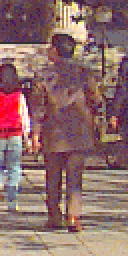
#> input picture per00110.ppm, 64 x 128 px (shown 2 times larger)
$ python main.py   (older library calls are emulated)
#> lines starting #> are read from the running program, lines starting #| are printed output that depends on the picture
### Hog.py
import numpy as np
import matplotlib.pyplot as plt
from scipy import ndimage
from scipy import misc
from skimage.util import view_as_windows
from Block import Block
from Histogram import Histogram
from Cell import Cell
from HistogramPlotter import HistogramPlotter


class Hog:
    """A container object to manage the HOG algorithm.

    Attributes:
        _inputImage (numpy.ndarray): The raw unprocessed input image.
        grad
        mag
        gradBlock
        magBlock
    """

    def __init__(self, filename, blockSizeX, blockSizeY, overlap, cellSizeX, cellSizeY, oBins):
        """Constructor from an input image.

        Args:
            filename: Filename of input image e.g. 'test.png'.
                It can also takes a numpy array
            blockSizeX: The number of cells on the x axis of the Blocks. The
                size in pixels is blockSizeX*cellSizeX
            blockSizeY: The number of cells on the y axis of the Blocks. The
                size in pixels is blockSizeY*cellSizeY
            overlap: Fraction of overlap between Blocks.
            cellSizeX: The number of pixels on the x axis of the Cells within
                this Block.
            cellSizeY: The number of pixels on the y axis of the Cells within
                this Block.
            oBins: Number of orientation bins

        """
        if type(filename) == str:
            # load the image
            self._inputImage = misc.imread(filename)
        elif type(filename) == np.ndarray:
            self._inputImage = filename
        else:
            raise TypeError("That is not a valid input")

        # plt.imshow(self._inputImage, cmap=plt.cm.gray, interpolation="nearest")
        # plt.show()

        # Calculate gradient and magnitude arrays and then create Blocks for each of them
        gx, gy = self._create_gradient_images(self._inputImage)

        # Create block objects for each the magnitude and gradient images.
        self.gradBlock = Block(self.grad, blockSizeX, blockSizeY, overlap, cellSizeX, cellSizeY)
        self.magBlock = Block(self.mag, blockSizeX, blockSizeY, overlap, cellSizeX, cellSizeY)

        # Create histogram object - which takes the gradient Block object and the
        # magnitude Block object
        self.histogram = Histogram(self.gradBlock, self.magBlock, oBins)

        self.output = self.histogram.histArray

        # Draw an output
        self.histogramPlotter = HistogramPlotter(self._inputImage, self.output)
        self.histogramPlotter.plot()


    def _create_gradient_images(self,pixelArray):
        """Creates gradient images in x and y directions.

        Args:
            pixelArray: The array of pixels

        Returns:
            grad: gradient image
            mag: gradient in the y direction
        """

        # Create the column and row vectors to convolve

        ker = np.array([1,0,-1])

        column = ker.reshape((3,1))
        row = ker.reshape((1,3))

        # mode = constant ensures that the edges of the image ar padded with
        # constant values in this case the default is 0 - perfect for our purposes.
        # The array is then restored to its original dimensions.

        # Convolve the vectors to create gradients in x and y directions
        #TODO: for colour images: np.array([row, row, row])
        gx = ndimage.filters.convolve(pixelArray, row, mode = "constant")
        gy = ndimage.filters.convolve(pixelArray, column, mode = "constant")

        # Create gradient image using arctan2 (remember its in radians!)
        self.grad = np.arctan2(gy,gx)

        # The square of each element is just matrix^2 in python
        self.mag = np.sqrt(gx**2 + gy**2)

        return gx, gy

### Block.py
import numpy as np
import matplotlib.pyplot as plt
from scipy import ndimage
from scipy import misc
from skimage.util import view_as_windows, view_as_blocks
from Cell import Cell


class Block:
    """A container object to manage the blocks. These are rectangles of cells.

    Attributes:
        _pixelArray (numpy.ndarray): The arrays of pixels.
        blockArray: An array of blocks. blocks.shape is of the form [a,b,c,d]
                    where a are all blocks from one row, b is how many per row
                    and (c,d) is the size of the block. So blocks[0][0] is the
                    first block from the first row. So if thinking about each
                    block the shape of the array of blocks is (a,b).
        cellArray: The array of cells

    """

    def __init__(self, pixelArray, blockSizeX, blockSizeY, overlap, cellSizeX, cellSizeY):
        """Constructor from an input array. Array should be 2x2 etc.

        Args:
            pixelArray: The array of pixels.
            blockSizeX: The number of cells on the x axis of this Block. The
                size in pixels is blockSizeX*cellSizeX
            blockSizeY: The number of cells on the y axis of this Block. The
                size in pixels is blockSizeY*cellSizeY
            overlap: Fraction of overlap between Blocks.
            cellSizeX: The number of pixels on the x axis of the Cells within
                this Block.
            cellSizeY: The number of pixels on the y axis of the Cells within
                this Block.
        """
        self._pixelArray = pixelArray

        # if we want no overlap then overlap = 0 but need to alter so that
        # step isn't zero and is the maximum of the blockSize
        if overlap == 0:
            step = max(blockSizeY, blockSizeX)
        else:
            # Calculate step from overlap and block size
            # NB This will be calculated as the minimum of either the x or y steps
            step_x = np.floor(overlap * blockSizeX)
            step_y = np.floor(overlap * blockSizeY)
            step = min(step_x, step_y)

        block_shape = (blockSizeY, blockSizeX)

        self.blockArray = view_as_windows(pixelArray, block_shape, step)

        # Create cell object
        self.cell = Cell(self.blockArray, cellSizeX, cellSizeY)

        self.cellArray = self.cell.cellArray

### main.py
from Hog import Hog
import numpy as np
from PIL import Image
# Load an image and initialise a Hog Object with it
#inputImage = Image.open('test.png').convert("L")
inputImage = Image.open('per00110.ppm').convert("L")
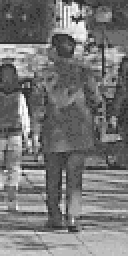
#> inputImage: PIL image 64x128 L (shown 2 times larger); min 45, max 251, mean 118
hogObject = Hog(np.asarray(inputImage), 16, 16, 0.5, 8, 8, 9)
#> in _create_gradient_images, `gx = ndimage.filters.convolve(pixelArray, row, mode = "constant")`:
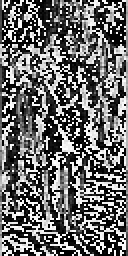
#> gx: shape (128, 64) (shown 2 times larger); min 0, max 255, mean 107.8
#> in _create_gradient_images, `gy = ndimage.filters.convolve(pixelArray, column, mode = "constant")`:
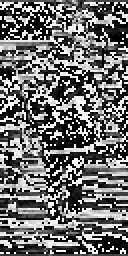
#> gy: shape (128, 64) (shown 2 times larger); min 0, max 255, mean 110.1
#> in _create_gradient_images, `self.grad = np.arctan2(gy,gx)`:
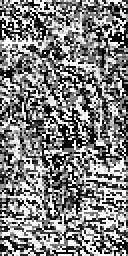
#> self.grad: shape (128, 64) float16 (shown 2 times larger); min 0, max 1.57, mean 0.792; drawn with min black and max white
#> in _create_gradient_images, `self.mag = np.sqrt(gx**2 + gy**2)`:
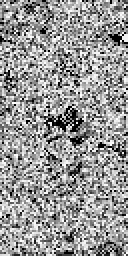
#> self.mag: shape (128, 64) float16 (shown 2 times larger); min 0, max 15.91, mean 9.47; drawn with min black and max white
#> (the run stopped early here; a loop or call above may not have finished)

$ run again, with test.png saved as per00110.ppm
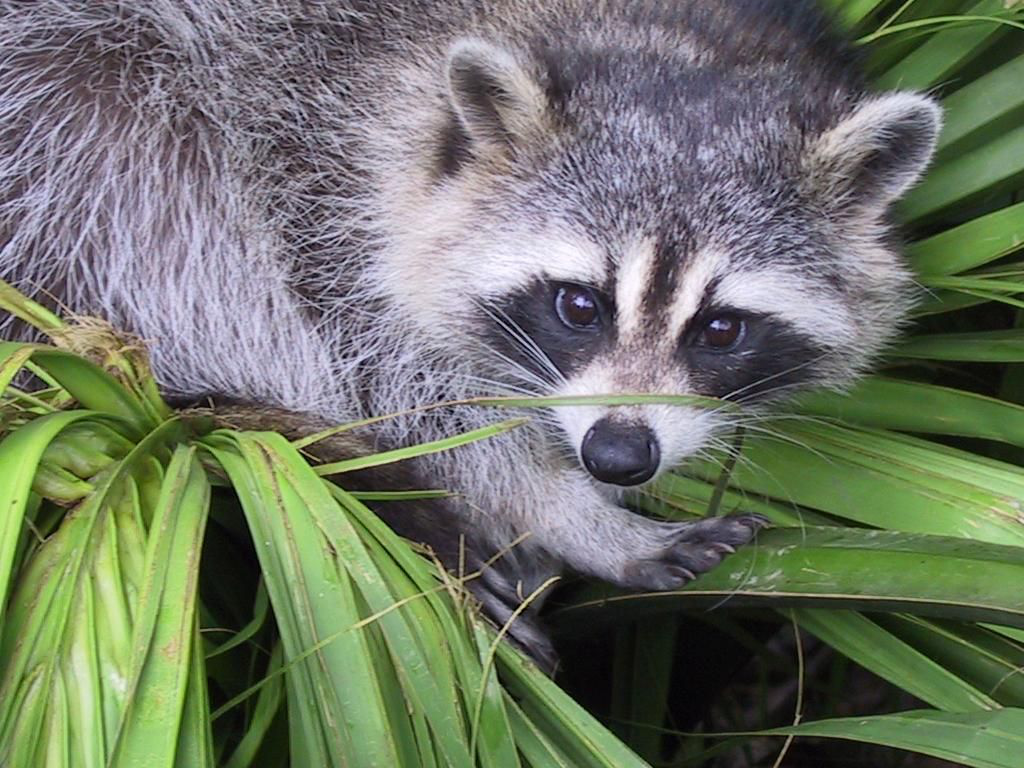
#> input picture test.png, 1024 x 768 px
#> in _create_gradient_images, `self.grad = np.arctan2(gy,gx)`:
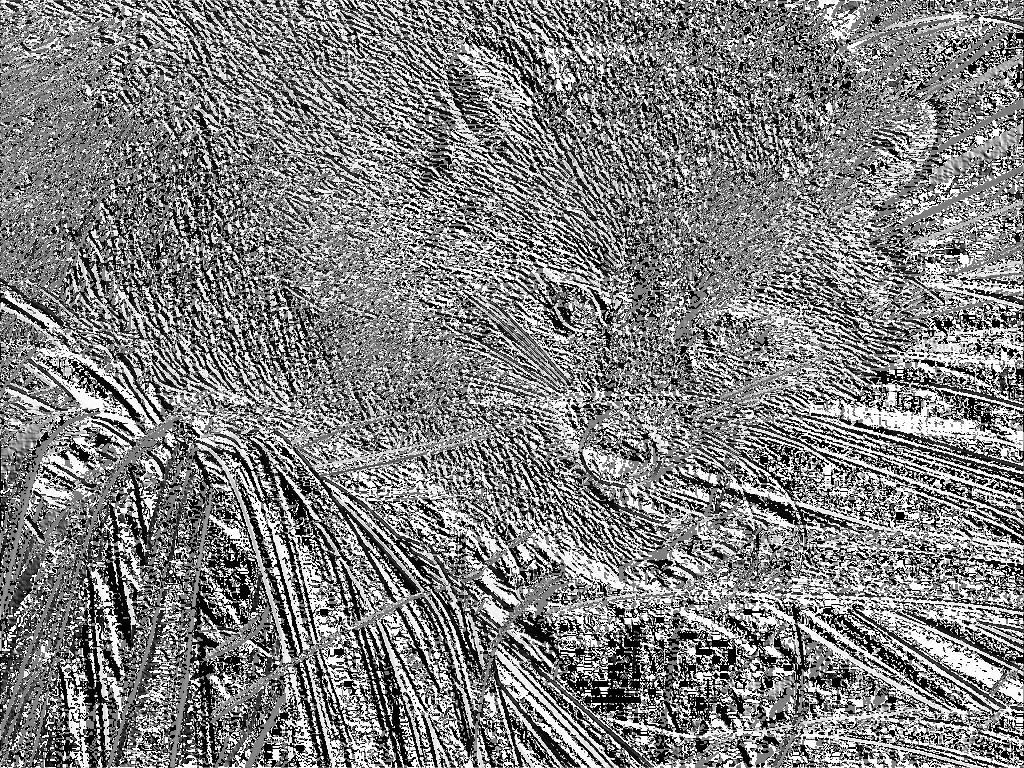
#> self.grad: shape (768, 1024) float16; min 0, max 1.57, mean 0.793; drawn with min black and max white
#> in _create_gradient_images, `self.mag = np.sqrt(gx**2 + gy**2)`:
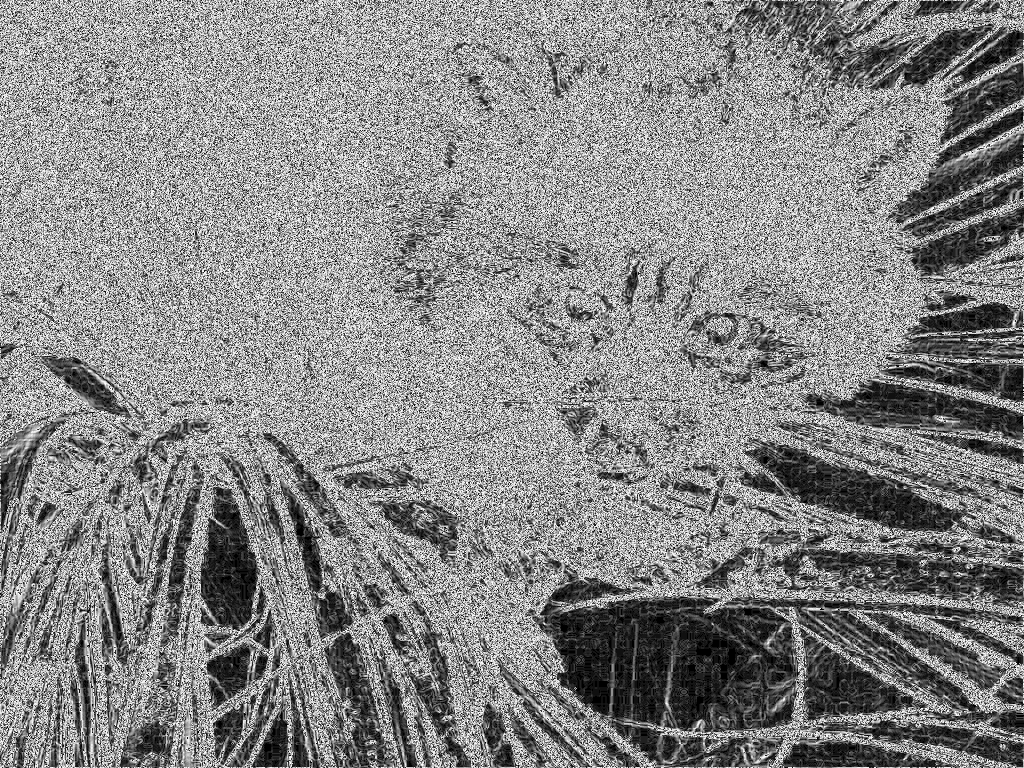
#> self.mag: shape (768, 1024) float16; min 0, max 15.91, mean 8.38; drawn with min black and max white

$ run again, with per00011.ppm copied over per00110.ppm
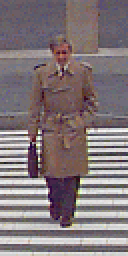
#> input picture per00011.ppm, 64 x 128 px (shown 2 times larger)
#> in _create_gradient_images, `self.grad = np.arctan2(gy,gx)`:
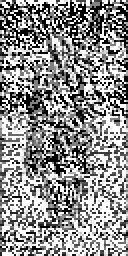
#> self.grad: shape (128, 64) float16 (shown 2 times larger); min 0, max 1.57, mean 0.882; drawn with min black and max white
#> in _create_gradient_images, `self.mag = np.sqrt(gx**2 + gy**2)`:
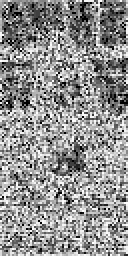
#> self.mag: shape (128, 64) float16 (shown 2 times larger); min 0, max 15.91, mean 9.04; drawn with min black and max white
